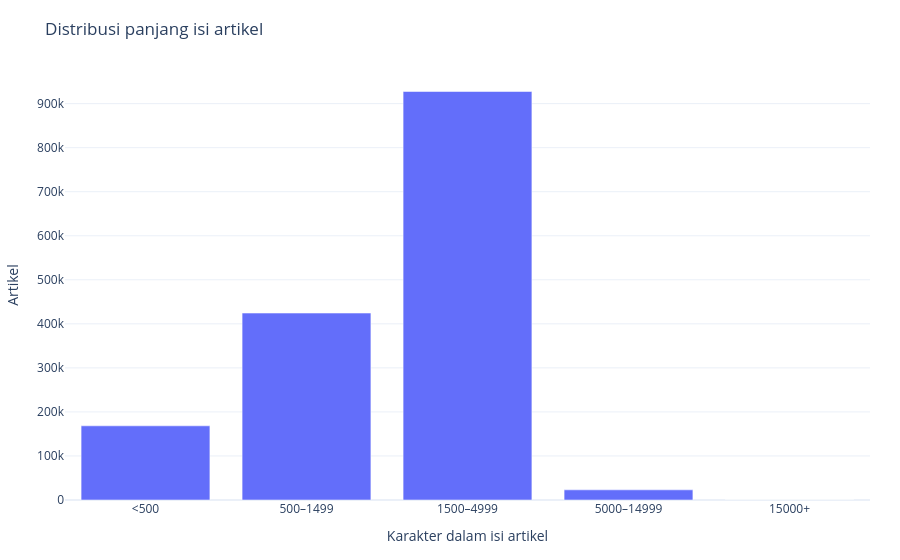

Notebook code for this chart:
### Markdown cell above
## Grafik 6. Distribusi panjang isi artikel

### Code cell
bins_lf = lf.with_columns(
    pl.when(pl.col("body_chars") < 500).then(pl.lit("<500"))
      .when(pl.col("body_chars") < 1500).then(pl.lit("500–1499"))
      .when(pl.col("body_chars") < 5000).then(pl.lit("1500–4999"))
      .when(pl.col("body_chars") < 15000).then(pl.lit("5000–14999"))
      .otherwise(pl.lit("15000+")).alias("kelompok_panjang")
)
length_bins = (bins_lf.group_by("kelompok_panjang").agg(pl.len().alias("jumlah"))
               .collect().to_pandas())
order = ["<500","500–1499","1500–4999","5000–14999","15000+"]
length_bins["kelompok_panjang"] = pd.Categorical(length_bins["kelompok_panjang"], categories=order, ordered=True)
length_bins = length_bins.sort_values("kelompok_panjang")
fig = px.bar(length_bins, x="kelompok_panjang", y="jumlah", title="Distribusi panjang isi artikel",
             labels={"kelompok_panjang":"Karakter dalam isi artikel", "jumlah":"Artikel"})
show_save(fig, "06_panjang_artikel.html")

### Figure 1 — Plotly figure (JSON) as saved in the notebook; plotly's stock layout.template omitted (floating-point values rounded to 4 significant figures)
{"data": [{"hovertemplate": "Karakter dalam isi artikel=%{x}<br>Artikel=%{y}<extra></extra>", "legendgroup": "", "marker": {"color": "#636efa", "pattern": {"shape": ""}}, "name": "", "orientation": "v", "showlegend": false, "textposition": "auto", "type": "bar", "x": ["<500", "500–1499", "1500–4999", "5000–14999", "15000+"], "xaxis": "x", "y": [168433, 424432, 927516, 23059, 217], "yaxis": "y"}], "layout": {"barmode": "relative", "legend": {"tracegroupgap": 0}, "margin": {"b": 60, "l": 60, "r": 30, "t": 70}, "title": {"text": "Distribusi panjang isi artikel"}, "xaxis": {"anchor": "y", "domain": [0, 1], "title": {"text": "Karakter dalam isi artikel"}}, "yaxis": {"anchor": "x", "domain": [0, 1], "title": {"text": "Artikel"}}}}
